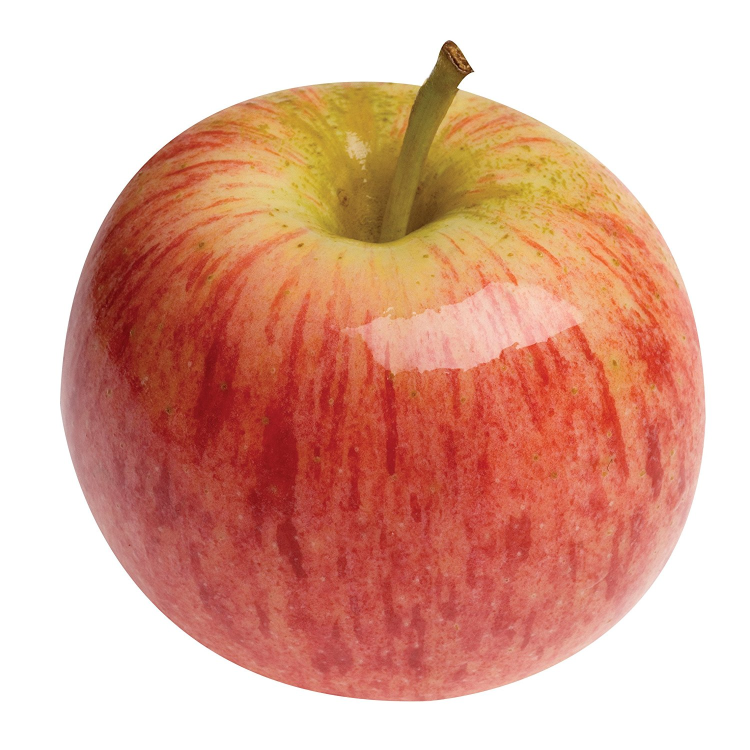
#> input picture train/apple_10.jpg, 1500 x 1500 px (shown at 1/2 size); its folder holds only this picture in this run
$ jupyter execute --allow-errors code.ipynb   (shell and % lines are left out)
#> lines starting #> are read from the running program, lines starting #| are printed output that depends on the picture
[cell 1]
import os
from PIL import Image
import numpy as np
import pandas as pd
import xml.etree.ElementTree as ET  # Pour parser les fichiers XML

#> (a cell that did not finish here is left out)

[cell 3]
# Chemin du dossier contenant les images et les fichiers XML
dossier = "train/"
#> dossier = 'train/'
#> further down, image is the input picture: PIL image 1500x1500 RGB; mean R, G, B 222.5, 172.4, 155.2
#> `image = image.resize((64, 64))`:
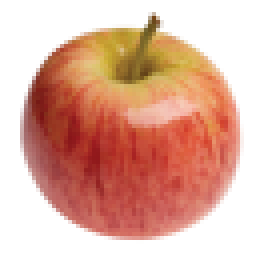
#> image: PIL image 64x64 RGB (shown 4 times larger); mean R, G, B 222.4, 172.2, 155.1
#> `image_array = np.array(image).flatten()`: image_array = 12288 values, max 255 at index 0, min 20 at index 5599, mean 183.2
#> `nom_xml = nom_fichier.replace(".jpg", ".xml")`: nom_xml = 'apple_10.xml'

# Liste pour stocker les caractéristiques et les labels
donnees = []

# Parcourir le dossier
#> (the rest of this cell did not finish here and is left out)

[cell 4]
image_array
#> Out has the same summary as image_array

[cell 5]
# Convertir les listes en dataframe
df = pd.DataFrame(donnees)

# Afficher le dataframe
print(df.head())

[cell 6]
df.isna().sum()

[cell 7]
df.columns

#> (a cell that did not finish here is left out)

[cell 9]
df

#> (a cell that did not finish here is left out)

#> (a cell that did not finish here is left out)

[cell 12]
train_images = []
train_labels = []
shape = (200,200)
train_path = 'train/'

#> (the rest of this cell did not finish here and is left out)

[cell 13]
train_labels

[cell 14]
train_images

#> (a cell that did not finish here is left out)

[cell 16]
from sklearn.ensemble import RandomForestClassifier

# Initialiser le modèle
modele = RandomForestClassifier()

# Entraîner le modèle
#modele.fit(x_train.drop(columns=["nom_fichier", "image"]), y_train)  # On exclut les colonnes non numériques

# Évaluer le modèle
#> (the rest of this cell did not finish here and is left out)

[cell 17]
from sklearn.model_selection import train_test_split

# Séparer les caractéristiques (X) et les labels (y)
#> (the rest of this cell did not finish here and is left out)

[cell 18]
from sklearn.ensemble import RandomForestClassifier

# Initialiser le modèle
modele = RandomForestClassifier()

# Entraîner le modèle
#> (the rest of this cell did not finish here and is left out)

descripteurs opencv

[cell 19]
import cv2


# [11 lines left out: function extract_color_histogram, not called in this run]

[cell 20]
# [21 lines left out: function extract_shape_features, not called in this run]
image = cv2.imread(chemin_image)
#> image: shape (1500, 1500, 3)


$ run again, on train/apple_23.jpg
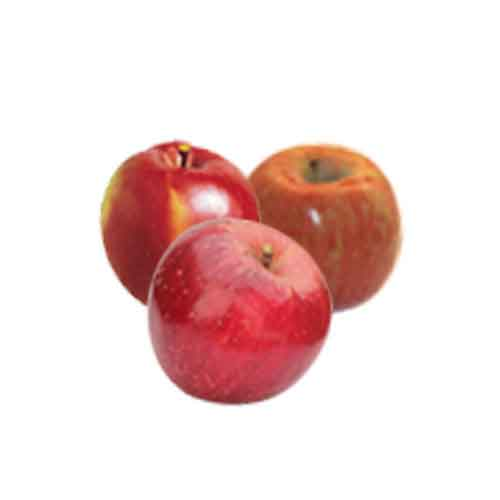
#> input picture train/apple_23.jpg, 500 x 500 px
#> dossier = 'train/'
#> image is the input picture: PIL image 500x500 RGB; mean R, G, B 239.3, 215.4, 213.5
#> `image = image.resize((64, 64))`:
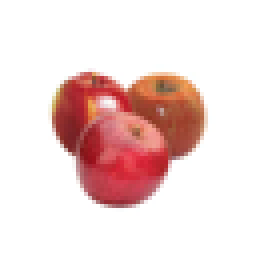
#> image: PIL image 64x64 RGB (shown 4 times larger); mean R, G, B 239.2, 215.4, 213.4
#> image_array = 12288 values, max 255 at index 0, min 16 at index 7747, mean 222.7
#> nom_xml = 'apple_23.xml'
#> Out has the same summary as image_array

$ run again, on train/apple_28.jpg
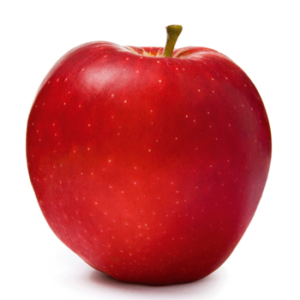
#> input picture train/apple_28.jpg, 300 x 300 px
#> dossier = 'train/'
#> image is the input picture: PIL image 300x300 RGBA; mean R, G, B, A 210.5, 129.9, 132.5, 255
#> `image = image.resize((64, 64))`:
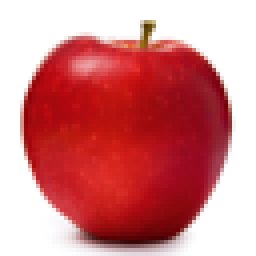
#> image: PIL image 64x64 RGBA (shown 4 times larger); mean R, G, B, A 210.4, 129.7, 132.3, 255
#> image_array = 16384 values, max 255 at index 0, min 0 at index 1682, mean 181.9
#> nom_xml = 'apple_28.xml'
#> Out has the same summary as image_array

$ run again, on train/apple_29.jpg
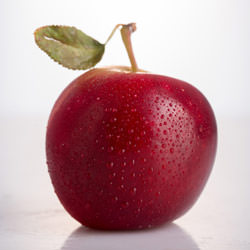
#> input picture train/apple_29.jpg, 250 x 250 px
#> dossier = 'train/'
#> image is the input picture: PIL image 250x250 RGB; mean R, G, B 191.6, 152.2, 156.2
#> `image = image.resize((64, 64))`:
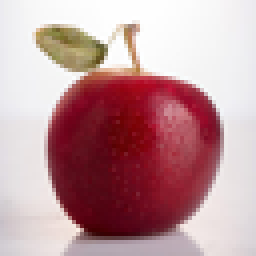
#> image: PIL image 64x64 RGB (shown 4 times larger); mean R, G, B 191.6, 152.2, 156.2
#> image_array = 12288 values, max 255 at index 863, min 0 at index 6433, mean 166.7
#> nom_xml = 'apple_29.xml'
#> Out has the same summary as image_array

$ run again, on train/apple_13.jpg
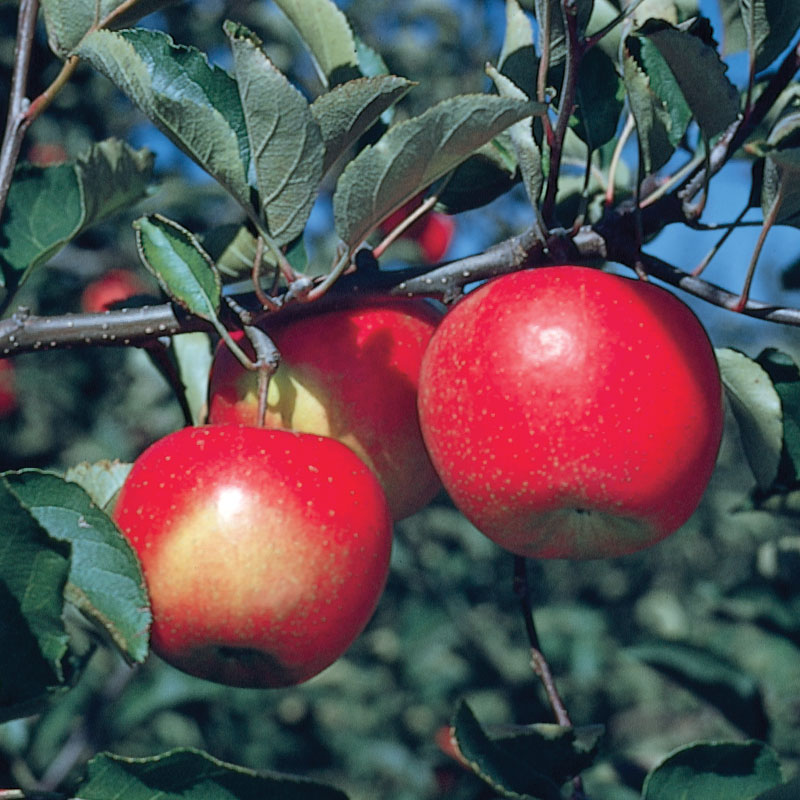
#> input picture train/apple_13.jpg, 800 x 800 px
#> dossier = 'train/'
#> image is the input picture: PIL image 800x800 RGB; mean R, G, B 89.4, 78.4, 82.2
#> `image = image.resize((64, 64))`:
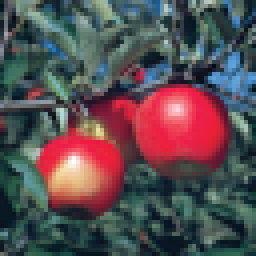
#> image: PIL image 64x64 RGB (shown 4 times larger); mean R, G, B 89.4, 78.4, 82.2
#> image_array = 12288 values, max 255 at index 7734, min 4 at index 192, mean 83.35
#> nom_xml = 'apple_13.xml'
#> Out has the same summary as image_array
